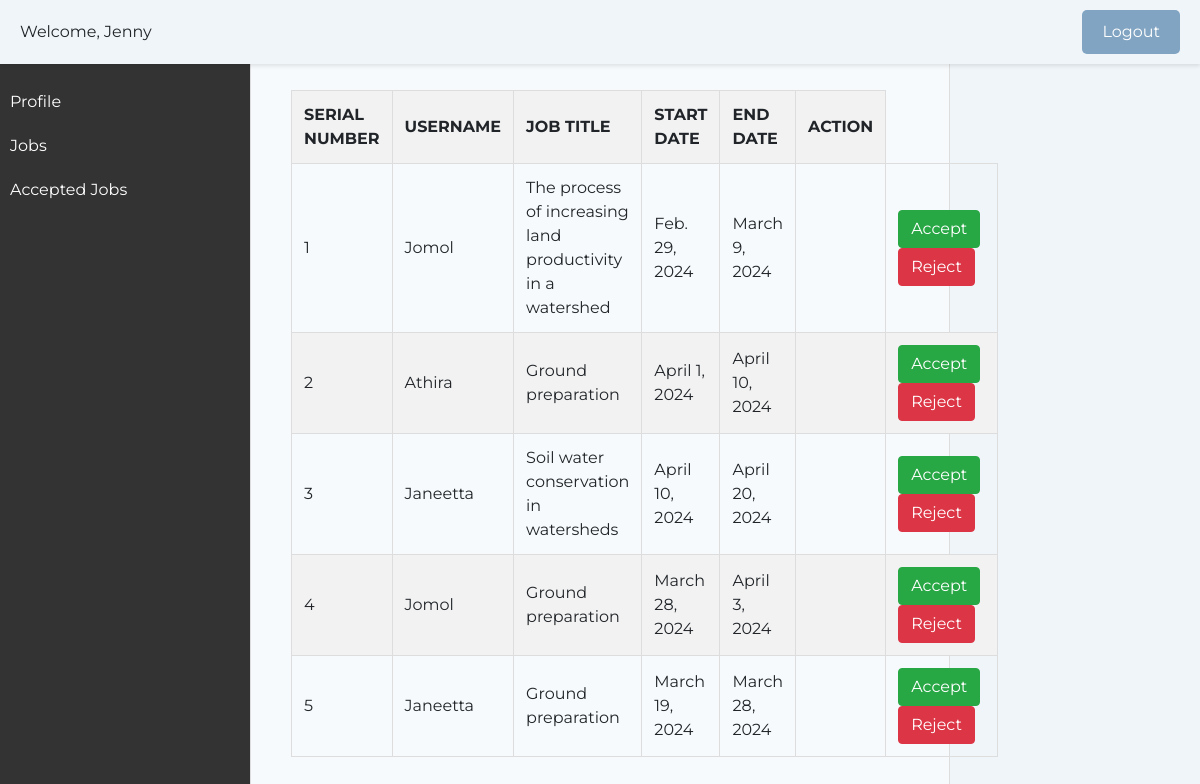
Page /worker_jobs (signed in) on the earlier database version.
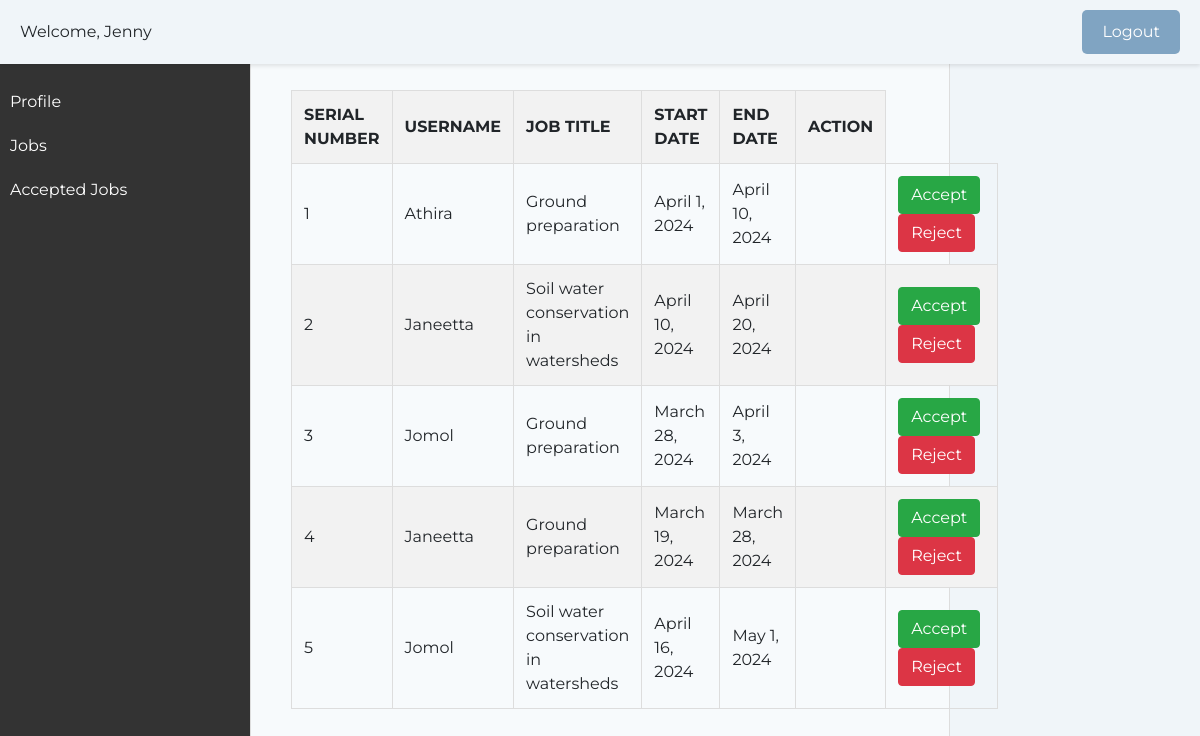
Same page on the later database version.
### home/models.py (models this page shows, shortened)
class UserSelectedJob(models.Model):
    user = models.ForeignKey(CustomUser, on_delete=models.CASCADE)
    job = models.ForeignKey(Job, on_delete=models.CASCADE)
    start_date = models.DateField()
    end_date = models.DateField()
    status = models.CharField(max_length=10, default='Pending')

class CustomUser(AbstractUser):
    user_type = models.CharField(max_length=20) # Add any additional fields you need
    email=models.EmailField(unique=True)
    is_mentor = models.BooleanField(default=False)
    admin_id = models.CharField(max_length=10, blank=True, null=True)
    is_verified = models.BooleanField(default=False)
    panchayath_name = models.CharField(max_length=100, blank=True, null=True,default='')
    ward_number = models.CharField(max_length=10, blank=True, null=True,default='')
    has_edited_profile = models.BooleanField(default=False)

class Job(models.Model):
    title = models.CharField(max_length=255)

### home/views.py (the view)
# urls.py: path('worker_jobs',views.worker_jobs, name='worker_jobs'),
@login_required(login_url='login')
def worker_jobs(request):
    accepted_job_titles = JobAccepted.objects.filter(worker=request.user, is_accepted=True).values_list('job_title', flat=True)
    approved_jobs = UserSelectedJob.objects.filter(status='Approved').exclude(job__title__in=accepted_job_titles)
    return render(request, 'worker_jobs.html', {'approved_jobs': approved_jobs})

### templates/worker_jobs.html (shortened to what this page needs)
{% load static%}
<!DOCTYPE html>
<html lang="en">
<head>
    <link href="https://maxcdn.bootstrapcdn.com/bootstrap/4.5.2/css/bootstrap.min.css" rel="stylesheet">
</head>
<body>
    <div class="header">
      <div class="user-profile">
          <span>Welcome, {{user.username}}</span>
        </div>
        {% if user.is_authenticated %}
        <a href={% url 'logout' %} id="logout-link" class="btn btn-primary ml-lg-3">Logout</a>
        {% else %}
        <a href="login.html" id="logout-link" class="btn btn-primary ml-lg-3">Login</a>
        {% endif %}
  </div>
                    <div class="sidebar">
                        <ul>
                            <li><a href="worker_profile">Profile</a></li>
                            <li><a href="worker_jobs">Jobs</a></li>
                            <li><a href="view_worker_job">Accepted Jobs</a></li>
                        </ul>
                    </div>
    <div class="container">
        <div class="apply-card">
            <h2 class="page-title">Approved Jobs</h2>
            <div class="card-body">
                <table>
                    <thead>
                        <tr>
                            <th>Serial Number</th>
                            <th>Username</th>
                            <th>Job Title</th>
                            <th>Start Date</th>
                            <th>End Date</th>
                            <th>Action</th>
                        </tr>
                    </thead>
                    <tbody>
                        {% for job in approved_jobs %}
                            <tr>
                                <td>{{ forloop.counter }}</td>
                                <td>{{ job.user.username }}</td>
                                <td>{{ job.job.title }}</td>
                                <td>{{ job.start_date }}</td>
                                <td>{{ job.end_date }}</td>
                                <td>
                                    <td>
                                            <form action="{% url 'accept_job' job.id %}" method="post">
                                                <button type="submit" class="btn btn-success">Accept</button>
                                            </form>
                                            <form action="{% url 'reject_job' job.id %}" method="post">
                                                <button type="submit" class="btn btn-danger">Reject</button>
                                            </form>
                                    </td>
                                </td>
                            </tr>
                        {% empty %}
                            <tr>
                                <td colspan="4">No Approved Jobs</td>
                            </tr>
                        {% endfor %}
                    </tbody>
                </table>
            </div>
            </div>
        </div>
</body>
</html>

Differences in the rows shown:
no longer on this page (row edited): UserSelectedJob: user.username "Jomol", job "The process of increasing land productivity in a watershed", start_date "Feb. 29, 2024", end_date "March 9, 2024"
now on this page (row edited): UserSelectedJob: user.username "Jomol", job "Soil water conservation in watersheds", start_date "April 16, 2024", end_date "May 1, 2024"
